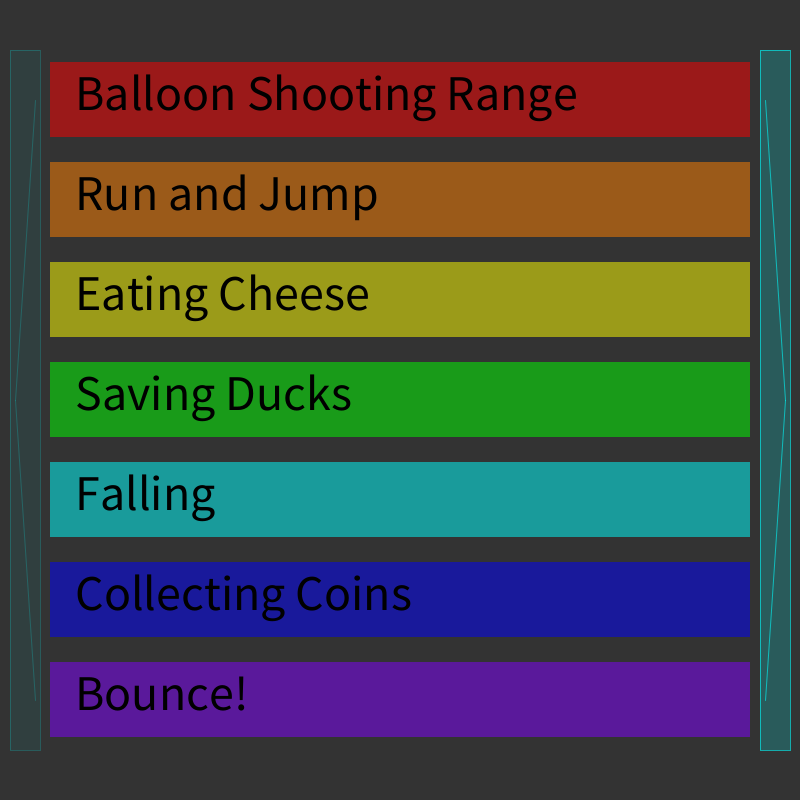
Frame 1 (no input)
Frame 60 (the mouse pressed at the canvas centre just before this capture): identical to frame 1, image omitted
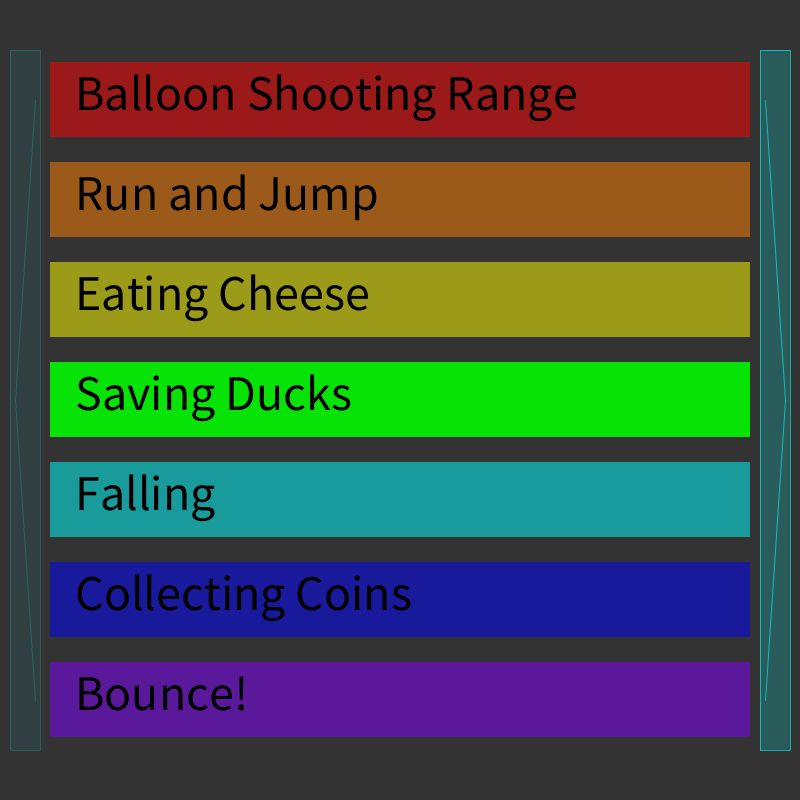
Frame 120 (the mouse held since frame 60 and released just before this capture)

The Processing sketch that drew these frames (run headless with seeded random() and noise(); from frame 60 on, the mouse is pressed at the canvas centre):

// Processing sketch: Minigames_2
// ── Minigames_2.pde
//MINIGAMES 2!!
String game = "Hub";        // make a string to keep track of which game you're in
                            // set it to "Hub" to tell the program to show a menu of games
int page = 1;               // in the hub there are multiple pages, kept track of here.
                            // start on page 1
void setup(){               // create a setup function- this will run once at the beginning
  size(800,800);            // create a square window with a width of 800 and a height of 800
}                           // end the setup function
void draw(){                // create a draw function- this will run every frame.
  if(game == "Hub"){hub();} // tell the hub function to run when game is equal to hub
}                           // end the draw function
void hub(){                 // create a function that will run when game is equal to Hub
  background(51);           // a dark gray background color
  noStroke();               // have no borders
  fill(255,0,0,130);        // set the fill color to a bright red with some opacity
  if(mouseY < 137 && mouseY > 62){
    if(mouseX < 750 && mouseX > 50){
      fill(255,0,0,220);    // make the box brighter when hovered over
    }
  }
  rect(50,62,700,75);      // put a rectangular box with a top-left corner at 50,62 and a width of 700 and a height of 75
  fill(255,128,0,130);      // set the fill color to a bright orange with some opacity
  if(mouseY < 237 && mouseY > 162){
    if(mouseX < 750 && mouseX > 50){
      fill(255,128,0,220);    // make the box brighter when hovered over
    }
  }
  rect(50,162,700,75);     // put a rectangular box with a top-left corner at 50,162 and a width of 700 and a height of 75
  fill(255,255,0,130);      // set the fill color to a bright yellow with some opacity
  if(mouseY < 337 && mouseY > 262){
    if(mouseX < 750 && mouseX > 50){
      fill(255,255,0,220);    // make the box brighter when hovered over
    }
  }
  rect(50,262,700,75);     // put a rectangular box with a top-left corner at 50,262 and a width of 700 and a height of 75
  fill(0,255,0,130);        // set the fill color to a bright green with some opacity
  if(mouseY < 437 && mouseY > 362){
    if(mouseX < 750 && mouseX > 50){
      fill(0,255,0,220);    // make the box brighter when hovered over
    }
  }
  rect(50,362,700,75);     // put a rectangular box with a top-left corner at 50,362 and a width of 700 and a height of 75
  fill(0,255,255,130);        // set the fill color to a bright cyan with some opacity
  if(mouseY < 537 && mouseY > 462){
    if(mouseX < 750 && mouseX > 50){
      fill(0,255,255,220);    // make the box brighter when hovered over
    }
  }
  rect(50,462,700,75);     // put a rectangular box with a top-left corner at 50,462 and a width of 700 and a height of 75
  fill(0,0,255,130);        // set the fill color to a bright blue with some opacity
  if(mouseY < 637 && mouseY > 562){
    if(mouseX < 750 && mouseX > 50){
      fill(0,0,255,220);    // make the box brighter when hovered over
    }
  }
  rect(50,562,700,75);     // put a rectangular box with a top-left corner at 50,562 and a width of 700 and a height of 75
  fill(128,0,255,130);        // set the fill color to a bright purple with some opacity
  if(mouseY < 737 && mouseY > 662){
    if(mouseX < 750 && mouseX > 50){
      fill(128,0,255,220);    // make the box brighter when hovered over
    }
  }
  rect(50,662,700,75);     // put a rectangular box with a top-left corner at 50,662 and a width of 700 and a height of 75
  fill(0,255,255,50);
  stroke(0,255,255,150);
  if(mouseX < 40 && mouseX > 10 && mouseY > 50 && mouseY < 750){
    fill(0,255,255,150);
    stroke(0,255,255,50);
  }
  if(page < 2){
    fill(0,255,255,15);
    stroke(0,255,255,50);
  }
  rect(10,50,30,700);
  line(35,100,15,400);
  line(15,400,35,700);
  fill(0,255,255,50);
  stroke(0,255,255,150);
  if(mouseX < 790 && mouseX > 760 && mouseY > 50 && mouseY < 750){
    fill(0,255,255,150);
    stroke(0,255,255,50);
  }
  if(page > 4){
    fill(0,255,255,15);
    stroke(0,255,255,50);
  }
  rect(760,50,30,700);
  line(765,100,785,400);
  line(785,400,765,700);
  if(page == 1){            // put the page 1 text if page is 1
    fill(0);
    textSize(50);
    text("Balloon Shooting Range",75,110); // the name of the first minigame
    text("Run and Jump",75,210);           // the name of the second minigame
    text("Eating Cheese",75,310);          // the name of the third minigame
    text("Saving Ducks",75,410);           // the name of the fourth minigame
    text("Falling",75,510);                // the name of the fifth minigame
    text("Collecting Coins",75,610);       // the name of the sixth minigame
    text("Bounce!",75,710);                // the name of the seventh minigame
  }
  if(page == 2){            // put the page 2 text if page is 2
    fill(0);
    textSize(50);
    text("Repair the wall",75,110); // the name of the eighth minigame
    text("Put Out the Fire",75,210);           // the name of the ninth minigame
    text("Stretch the string",75,310);          // the name of the tenth minigame
    text("Don't spill it",75,410);           // the name of the eleventh minigame
    text("Move your mouse",75,510);                // the name of the twelfth minigame
    text("Keyboard spam",75,610);       // the name of the thirteenth minigame
    text("Pong",75,710);                // the name of the fourteenth minigame
  }
  if(page == 3){            // put the page 3 text if page is 3
    fill(0);
    textSize(50);
    text("Gravity Flip",75,110); // the name of the fifteenth minigame
    text("Arrow Keys",75,210);           // the name of the sixteenth minigame
    text("'It's raining tacos!'",75,310);          // the name of the seventeenth minigame
    text("Minesweeper",75,410);           // the name of the eighteenth minigame
    text("Piano",75,510);                // the name of the nineteenth minigame
    text("Fly",75,610);       // the name of the twentyth minigame
    text("Swimming",75,710);                // the name of the twenty-first minigame
  }
  if(page == 4){            // put the page 4 text if page is 4
    fill(0);
    textSize(50);
    text("Black Jack",75,110); // the name of the twenty-second minigame
    text("Piano",75,210);           // the name of the twenty-third minigame
    text("Circle Hopper",75,310);          // the name of the twenty-fourth minigame
    text("Simon",75,410);           // the name of the twenty-fifth minigame
    text("Walls",75,510);                // the name of the twenty-sixth minigame
    text("Blob tag",75,610);       // the name of the twenty-seventh minigame
    text("Twenty-One",75,710);                // the name of the twenty-eighth minigame
  }
  if(page == 5){            // put the page 5 text if page is 5
    fill(0);
    textSize(50);
    text("29",75,110); // the name of the twenty-ninth minigame
    text("30",75,210);           // the name of the thirtyth minigame
    text("31",75,310);          // the name of the thirty-first minigame
    text("32",75,410);           // the name of the thirty-second minigame
    text("33",75,510);                // the name of the thirty-third minigame
    text("34",75,610);       // the name of the thirty-fourth minigame
    text("35",75,710);                // the name of the thirty-fifth minigame
  }
}
void mouseReleased(){            //the function for the release of the mouse
if(mouseY > 50 && mouseY < 750){
  if(mouseX > 760 && mouseX < 790){
    if(page < 5){
      page++;
    }
  }
  if(mouseX < 40 && mouseX > 10){
    if(page > 1){
      page--;
    }
  }
}
}
